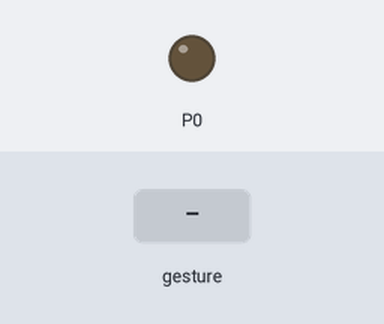
Simulated run of this program. Board: BBC micro:bit (MakeCode). Shown: output pins drawn as LEDs (lit = HIGH). The test bench sets the inputs (shaded band).

Above: at 1.2 s.
1.3 s: sound turns loud
At 2.0 s:
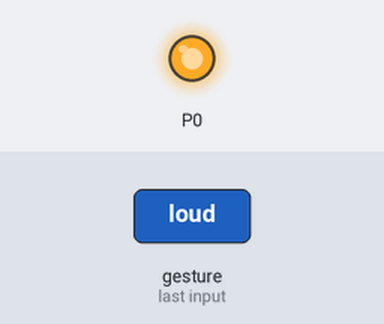
Timing chart, 0 to 4.3 s (numbered marks = the images above; inputs shaded):
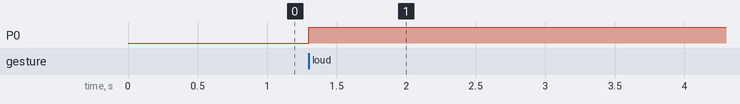

Measured:
- after the input at 1.3 s, P0: LOW → HIGH at once

The program:

main.ts
```typescript
input.onSound(DetectedSound.Loud, function () {
    if (estado == "on") {
        pins.digitalWritePin(DigitalPin.P0, 1)
        estado = "off"
    } else {
        pins.digitalWritePin(DigitalPin.P0, 0)
        estado = "on"
    }
})
let estado = ""
estado = "on"
```

test.ts
```typescript
// aquí va el archivo "tests"; esto no se compilará cuando este paquete se utilice como una extensión.
```
